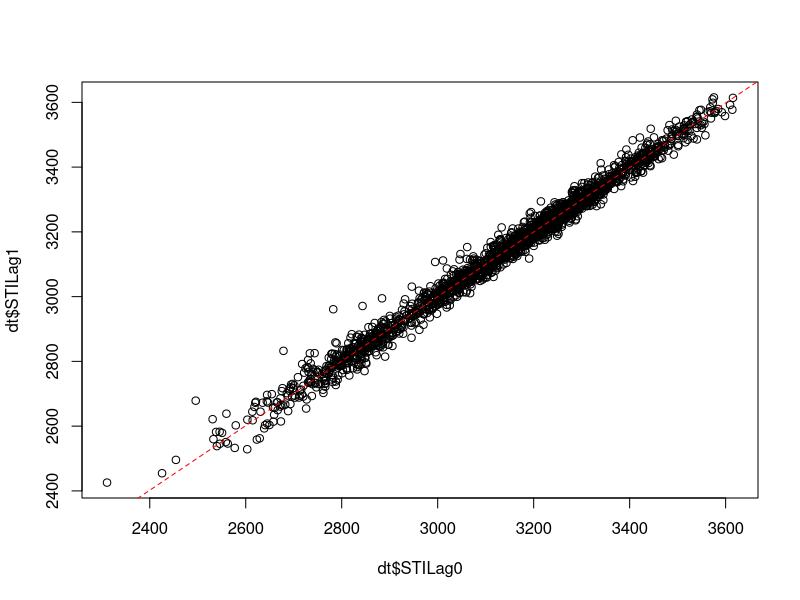
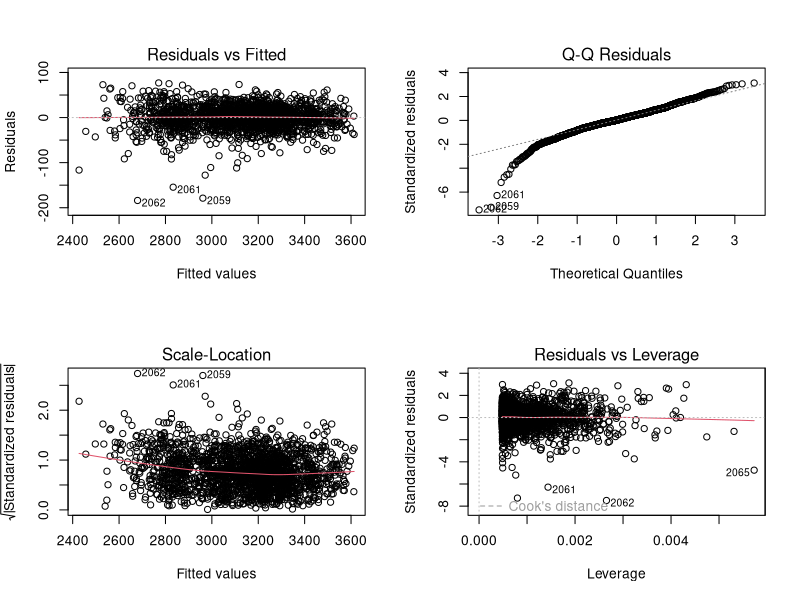

Write the R code that produced these figures, in order.
### Quantile Regression

library(data.table)
setwd("C:/Users/jrado/Desktop/Fake Thumbdrive/zzY3S2/BC3409 AI in Acct & Finance/zzPA")
dt <- fread("STI Main Dataset.csv")
dt[, Date := NULL]
dt[, Up1Down0 := NULL]

library(quantreg)

# Modelling

summary(dt$STILag0)
m1 <- lm(STILag0 ~ STILag1, data = dt)
summary(m1)
plot(dt$STILag0, dt$STILag1)
abline(m1, lty=2, col='red')

par(mfrow=c(2,2))
plot(m1)
par(mfrow=c(1,1))

m2 <- rq(STILag0 ~ STILag1, tau = .5, data = dt)
abline(m2, col='blue')

m2
summary(m2)
summary(m2, se = "nid")

taus <- c(.05, .1, .25, .75, .90, .95)

for (i in 1:length(taus)){
  abline(rq(dt$STILag0 ~ dt$STILag1, tau=taus[i]), col = "green")
}

table <- data.frame("Tau" = 1:6, "beta0" = 1:6, "beta_Income" = 1:6)

# Plot the 6 percentile grey lines
for( i in 1:length(taus)){
  fit <- rq(dt$STILag0~dt$STILag1,tau=taus[i])
  coef <- coef(fit)
  table$Tau[i] = taus[i]
  table$beta0[i] = coef[1]
  table$beta_Income[i] = coef[2]
  abline(fit, col = "grey")
}

print("Quantile Regression models at Various Percentiles")
table
